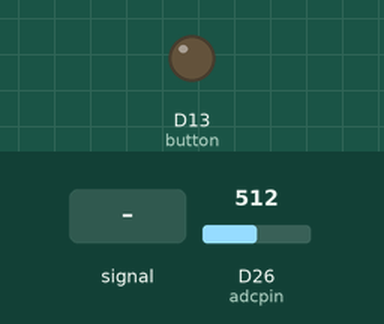
Bench run of a sketch on a simulated Arduino Nano 33 BLE. Shown: output pins drawn as LEDs (lit = HIGH). The inputs (shaded band) are chosen by the test bench; at power-on: D26 (adcpin) = 512 (analog values on the 0–1023 scale). What the sketch prints to the serial monitor is not drawn.

Above: at 2.3 s.
2.4 s: D26 (adcpin) fed a 200 Hz sine of ±460 counts around its level
At 4.8 s:
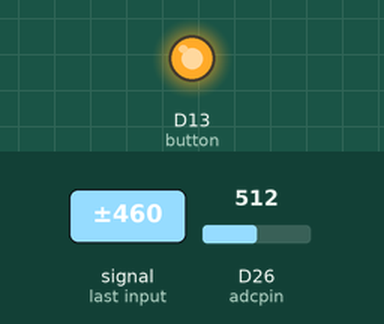
5.4 s: D26 (adcpin) set to 122
Timing chart, 0 to 14.4 s (numbered marks = the images above; inputs shaded):
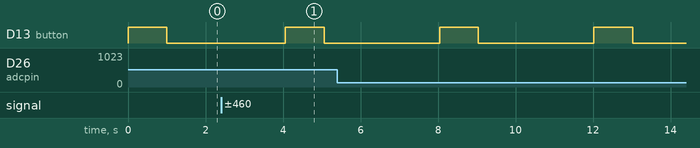

Measured:
- by itself, D13 (button): alternates HIGH for 1.0 s and LOW for 3.0 s

The sketch:

rpi-audio-samples.ino
```cpp
int button = 13; //button
int adcpin = 26; //microphone
void setup()
{
  // put your setup code here, to run once:
  pinMode(button, INPUT_PULLUP);
  pinMode(adcpin, INPUT);
  pinMode(LED_BUILTIN, OUTPUT);
}

uint16_t miclist[16000];

void loop()
{
  // put your main code here, to run repeatedly:
  analogReadResolution(16);
  int buttonstate = digitalRead(button);
  if (buttonstate != 1)
  {
    digitalWrite(LED_BUILTIN,HIGH);
    delay(1000);
    digitalWrite(LED_BUILTIN,LOW);
    delay(500);
    unsigned long Target = micros() + 125;
    for (int i = 0; i < 16000; i++)
    {
      int micvalue = analogRead(adcpin);
      miclist[i] = micvalue;
      while (micros() < Target);
      Target = Target + 125;
    }
    for (int i = 0; i < 15999; i++)
    {
      if (i != 15998)
      {
        Serial.print(miclist[i]);
        Serial.print(" ");
      }
      else
      {
        Serial.println(miclist[15999]);
      }
    }
  }
}
```
